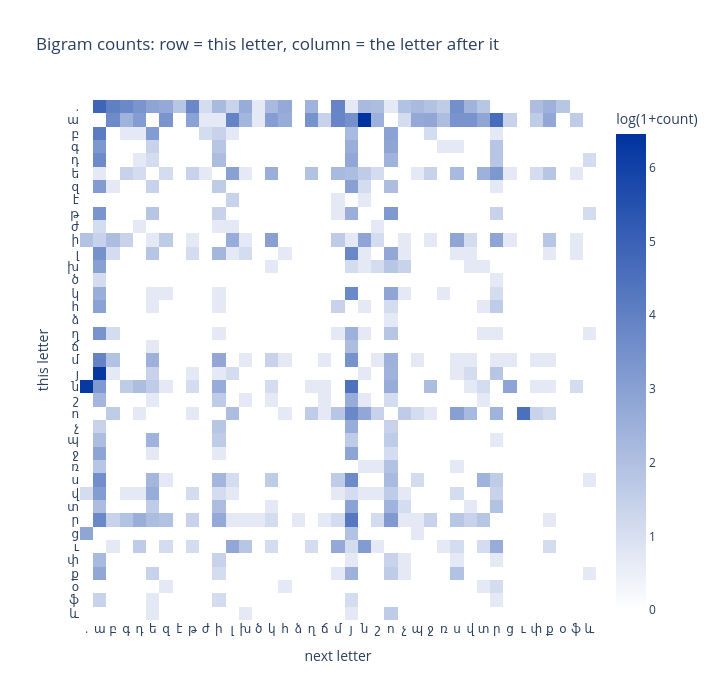

Write notebook code for a chart like this one.
### Code cell
letters = [itos[i] for i in range(V)]
fig = go.Figure(go.Heatmap(
    z=np.log1p(counts), x=letters, y=letters,
    customdata=counts.astype(int).tolist(),   # a plain list: plotly's packed numpy format breaks the hover
    colorscale=[[0, "white"], [1, BLUE]], colorbar=dict(title="log(1+count)"),
    hovertemplate="%{y} -> %{x}: %{customdata:.0f} times<extra></extra>"))
fig.update_layout(title="Bigram counts: row = this letter, column = the letter after it",
                  xaxis=dict(title="next letter", dtick=1),
                  yaxis=dict(title="this letter", dtick=1, autorange="reversed"),
                  width=720, height=700, template="plotly_white")
fig.show()

### Figure 1 — Plotly figure (JSON) as saved in the notebook; plotly's stock layout.template omitted (floating-point values rounded to 4 significant figures; data arrays with more than 128 entries replaced by an {"elided": "..."} marker saying what was removed)
{"data": [{"colorbar": {"title": {"text": "log(1+count)"}}, "colorscale": [[0, "white"], [1, "#0033A0"]], "customdata": {"elided": "39x39 int values"}, "hovertemplate": "%{y} -> %{x}: %{customdata:.0f} times<extra></extra>", "type": "heatmap", "x": [".", "ա", "բ", "գ", "դ", "ե", "զ", "է", "թ", "ժ", "ի", "լ", "խ", "ծ", "կ", "հ", "ձ", "ղ", "ճ", "մ", "յ", "ն", "շ", "ո", "չ", "պ", "ջ", "ռ", "ս", "վ", "տ", "ր", "ց", "ւ", "փ", "ք", "օ", "ֆ", "և"], "y": [".", "ա", "բ", "գ", "դ", "ե", "զ", "է", "թ", "ժ", "ի", "լ", "խ", "ծ", "կ", "հ", "ձ", "ղ", "ճ", "մ", "յ", "ն", "շ", "ո", "չ", "պ", "ջ", "ռ", "ս", "վ", "տ", "ր", "ց", "ւ", "փ", "ք", "օ", "ֆ", "և"], "z": {"elided": "39x39 float values"}}], "layout": {"height": 700, "title": {"text": "Bigram counts: row = this letter, column = the letter after it"}, "width": 720, "xaxis": {"dtick": 1, "title": {"text": "next letter"}}, "yaxis": {"autorange": "reversed", "dtick": 1, "title": {"text": "this letter"}}}}
